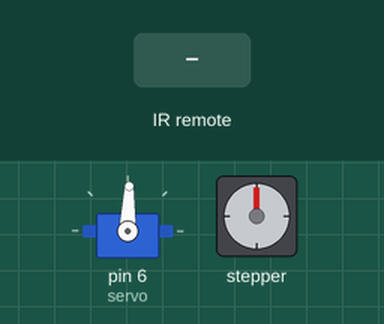
A sketch run on a simulated Arduino Uno, built with avr-gcc and run on an emulated ATmega328P. Parts: servo, stepper motor. Inputs (shaded band) come from the test bench. Stepper angles assume 2048 steps per turn.

Above: at 1.2 s.
1.3 s: infrared code 0xFF629D received
At 1.75 s:
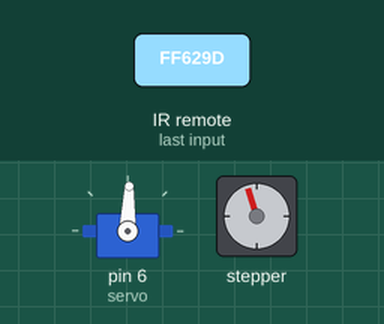
4.3 s: infrared code 0xFF22DD received
At 4.46 s:
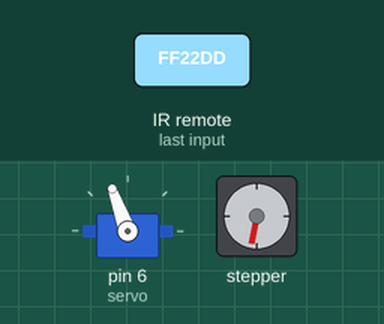
7.3 s: infrared code 0xFFC23D received
At 7.47 s:
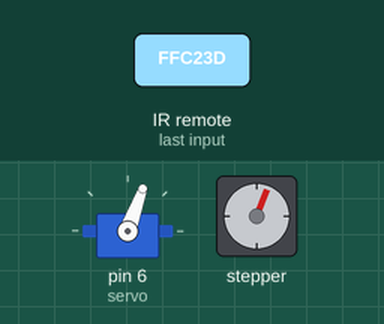
10.3 s: infrared code 0xFF9867 received
At 10.48 s:
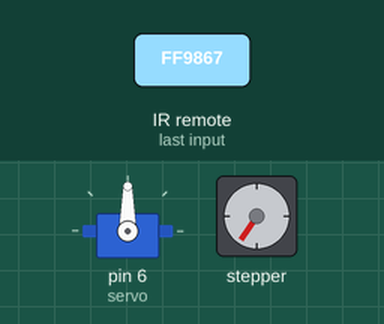
13.3 s: infrared code 0xFF22DD received
At 13.49 s:
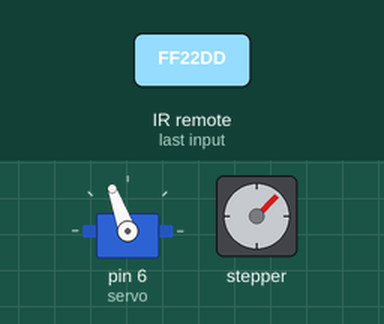
16.3 s: infrared code 0xFFC23D received
At 16.5 s:
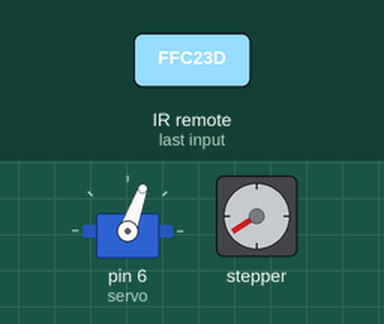
Timing chart, 0 to 20.3 s (numbered marks = the images above; inputs shaded):
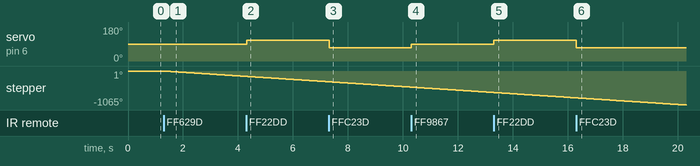

The sketch:

2021_830proj2_task1.ino
```cpp
#include <IRremote.h>
#include <Stepper.h>
#include <Servo.h>

#define irPin 4
#define servoPin 6
#define in1  11
#define in2  10
#define in3  9
#define in4  8

Stepper stepper(2048, in4, in2, in3, in1);
Servo servo;
IRrecv irrecv(irPin);
decode_results results;

int state = 1;
int stepVal = 0;

void setup() {
  pinMode(irPin, INPUT);
  irrecv.enableIRIn();
  stepper.setSpeed(10);
  servo.attach(6);
  servo.write(88);
}
void loop() {
  readRemote();
  stepper.step(stepVal);

  if (state == 1) {
    stopRobot();
  }
  if (state == 2) {
    fwd();
  }
  if (state == 3) {
    rev();
  }
}
void readRemote() {
  if (irrecv.decode(&results)) {
    switch (results.value) {
      case 0xFF02FD: //Keypad button "PAUSE"
        state = 1;
    }
    switch (results.value) {
      case 0xFF629D: //Keypad button "VOL+"
        state = 2;
    }
    switch (results.value) {
      case 0xFFA857: //Keypad button "VOL-"
        state = 3;
    }
    switch (results.value) {
      case 0xFF22DD: //Keypad button "FAST BACK"
        left();
    }
    switch (results.value) {
      case 0xFFC23D: //Keypad button "FAST FORWARD"
        right();
    }
    switch (results.value) {
      case 0xFF9867: //Keypad button "FAST FORWARD"
        center();
    }
    irrecv.resume();
  }
}

void stopRobot() {
  stepVal = 0;
  digitalWrite(in1, LOW);
  digitalWrite(in2, LOW);
  digitalWrite(in3, LOW);
  digitalWrite(in4, LOW);
}

void fwd() {
  stepVal = -1;
}

void rev() {
  stepVal = 1;
}

void left() {
  servo.write(110);
}

void right() {
  servo.write(70);
}

void center(){
  servo.write(90);
}
```

Measured:
- after the input at 1.3 s, stepper: keeps turning counter-clockwise at about 56°/s, starting at once
- after the input at 4.3 s, servo on pin 6 (servo): 88° → 110° at once
- after the input at 7.3 s, servo on pin 6 (servo): 110° → 70° at once
- after the input at 10.3 s, servo on pin 6 (servo): 70° → 90° at once
- after the input at 13.3 s, servo on pin 6 (servo): 90° → 110° at once
- after the input at 16.3 s, servo on pin 6 (servo): 110° → 70° at once
